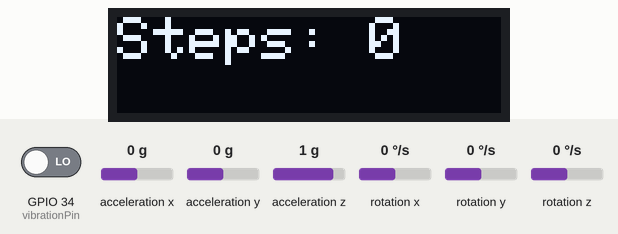
Recording of a sketch running on a simulated ESP32. Parts: 128×32 one-colour display. The inputs (shaded band) are chosen by the test bench; at power-on: GPIO 34 (vibrationPin) LOW, acceleration x 0 g, acceleration y 0 g, acceleration z 1 g, rotation x 0 °/s, rotation y 0 °/s, rotation z 0 °/s. What the sketch prints to the serial monitor is not drawn.

Above: at 0.1 s.

The sketch:

Step_Counting.ino
```cpp
#include <Wire.h>
#include <MPU6050.h>
#include <Adafruit_GFX.h>
#include <Adafruit_SSD1306.h>

// OLED display dimensions
#define SCREEN_WIDTH 128
#define SCREEN_HEIGHT 32
Adafruit_SSD1306 display(SCREEN_WIDTH, SCREEN_HEIGHT, &Wire, -1);

// MPU6050 sensor object
MPU6050 mpu;

// Variables for step counting
int steps = 0;
float lastAccelerationZ = 0;
float lastAccelerationX = 0;
float lastAccelerationY = 0;
const int threshold = 3000;  // Adjust based on testing
const int debounceTime = 200; // Milliseconds between valid steps
unsigned long lastStepTime = 0;


// Pin for 801S Vibration Sensor
const int vibrationPin = 34;   // GPIO pin connected to the sensor
bool fallDetected = false;


void setup() {
  pinMode(vibrationPin, INPUT);

  // Initialize serial communication
  Serial.begin(115200);

  // Initialize I2C communication
  Wire.begin();

  // Initialize MPU6050
  mpu.initialize();
  if (!mpu.testConnection()) {
    Serial.println("MPU6050 connection failed");
    while (1);
  }

  // Initialize OLED display
  if (!display.begin(SSD1306_SWITCHCAPVCC, 0x3C)) {
    Serial.println("SSD1306 allocation failed");
    while (1);
  }

  // Clear display buffer
  display.clearDisplay();
  display.setTextSize(1);
  display.setTextColor(SSD1306_WHITE);
  display.display();

  Serial.println("Initialization done. Start moving!");
}

void loop() {
  // Get current time
  unsigned long currentTime = millis();

  // Get acceleration data from MPU6050
  int16_t ax, ay, az;
  mpu.getAcceleration(&ax, &ay, &az);

  // Calculate magnitude of acceleration (Pythagorean theorem)
  float accelMagnitude = sqrt(sq(ax) + sq(ay) + sq(az));

  // Detect step by checking changes in Z-axis primarily and supporting with X and Y axes
  if ((abs(az - lastAccelerationZ) > threshold) &&
      (abs(ax - lastAccelerationX) > threshold / 2 || abs(ay - lastAccelerationY) > threshold / 2)) {

    // Debounce the step detection to avoid double-counting
    if (currentTime - lastStepTime > debounceTime) {
      steps++;
      lastStepTime = currentTime;

      // Debug: Print step count
      Serial.print("Steps: ");
      Serial.println(steps);
    }
  }

  // Store the previous acceleration values
  lastAccelerationZ = az;
  lastAccelerationX = ax;
  lastAccelerationY = ay;

  // Display the step count on OLED
  display.clearDisplay();
  display.setTextSize(2);
  display.setCursor(0, 0);
  display.print("Steps: ");
  display.println(steps);

  // Show the display content
  display.display();

  // Delay for stability and to avoid excessive sensor reading
  delay(100);
//Serial.println(vibrationPin);
int vibrationValue = digitalRead(vibrationPin);
Serial.println(vibrationValue);

//  if (vibrationValue == LOW) {
//    fallDetected = true;
//    Serial.println("Fall Detected!");
//
//    // Display the fall detection message
//    display.clearDisplay();
//    display.setCursor(0, 0);
//   //
//   display.setTextSize(2);
//    display.print("FALL");
//    display.setCursor(0, 16);
//    display.print("DETECTED!");
//    display.display();
//
//    // Add delay to avoid multiple triggers
//    delay(2000);  // Wait 2 seconds
 // }
}
```
